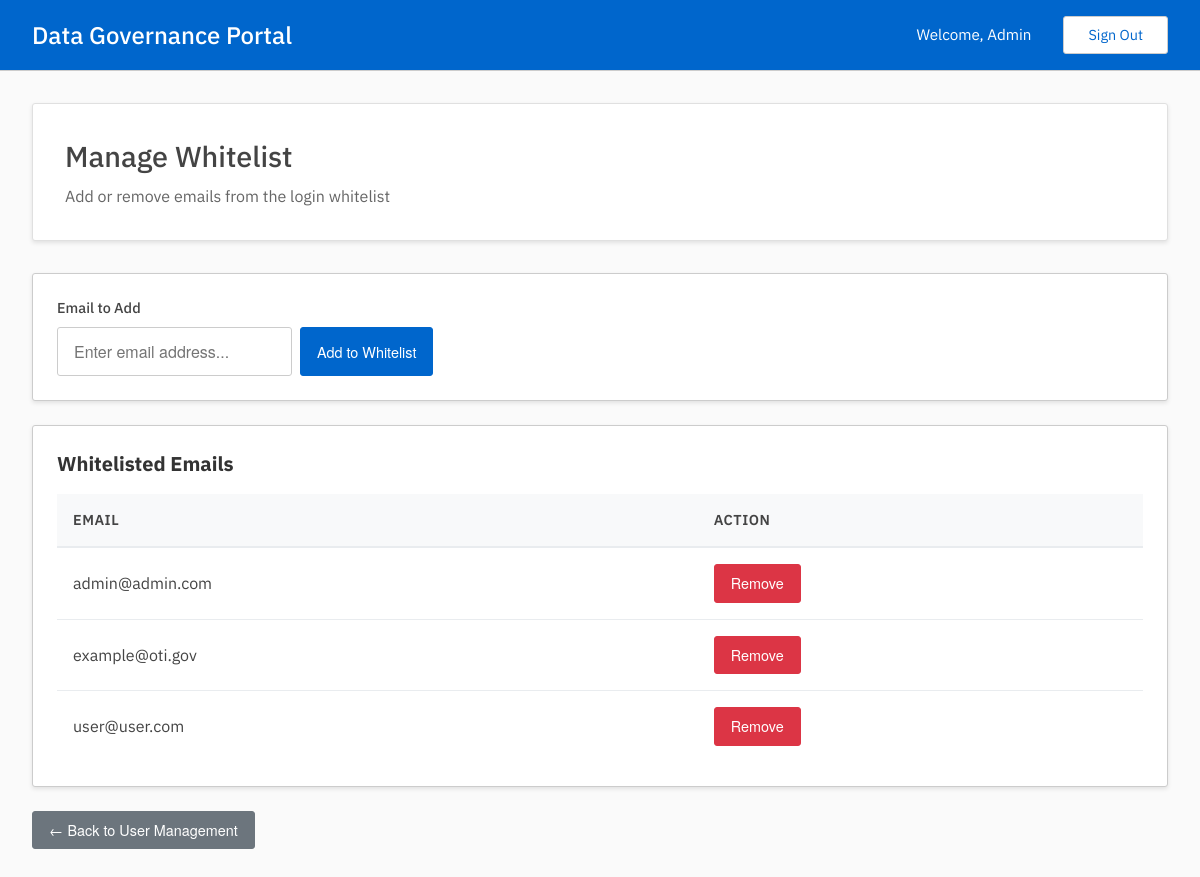
/admin/manage_users/whitelist (signed in), run on the app's committed database.
### tables this page shows
CREATE TABLE whitelist(
        email TEXT UNIQUE NOT NULL PRIMARY KEY
        );

### admin.py (the view, shortened to what this page needs)
@admin.route('/manage_users/whitelist', methods=['GET', 'POST'])
@admin_required
def whitelist():
    whitelist_result = read_get_whitelist()
    whitelist = whitelist_result['data'] if whitelist_result['status'] == '200' else []
    return render_template('admin/manage_users/whitelist.html', whitelist=whitelist)

### auth.py (called while the page is built)
def admin_required(f):
    @wraps(f)
    def wrap(*args, **kwargs):
        if session['user']['is_admin']:
            return f(*args, **kwargs)
        else:
            print("403: User is not an admin.")
            return redirect(url_for('user.dashboard'))
    return wrap

### db.py (called while the page is built)
def get_conn_curs():
    conn = sqlite3.connect(DATABASE)
    conn.row_factory = sqlite3.Row
    curs = conn.cursor()
    curs.execute("PRAGMA foreign_keys = ON")
    return conn, curs

def commit_close(conn, curs):
    conn.commit()
    curs.close()
    conn.close()

def get_whitelist():
    conn, curs = get_conn_curs()
    curs.execute("SELECT * FROM whitelist ORDER BY email")
    whitelist = curs.fetchall()
    commit_close(conn, curs)
    return {
        "status": "200",
        "message": "Whitelist found successfully",
        "data": [dict(row) for row in whitelist]
    }

### templates/admin/manage_users/whitelist.html (shortened to what this page needs)
{% extends "base.html" %}
{% block content %}
<div class="dashboard-header">
    <h2>Manage Whitelist</h2>
    <p>Add or remove emails from the login whitelist</p>
</div>
<div class="table-container mb-3">
    <form method="POST">
        <div class="form-group">
            <label for="email" class="form-label">Email to Add</label>
            <div style="display: flex; gap: 0.5rem; max-width: 500px;">
                <input type="email" id="email" name="email" class="form-input"
                       placeholder="Enter email address..." required>
                <button type="submit" class="btn btn-action">Add to Whitelist</button>
            </div>
        </div>
    </form>
</div>
<div class="table-container">
    <h3 style="color: #333; margin-bottom: 1rem; font-size: 1.25rem;">Whitelisted Emails</h3>
    {% if whitelist %}
    <table class="data-table">
        <thead>
            <tr>
                <th>Email</th>
                <th>Action</th>
            </tr>
        </thead>
        <tbody>
            {% for item in whitelist %}
            <tr>
                <td>{{ item.email }}</td>
                <td>
                    <a href="{{ url_for('admin.remove_from_whitelist', email=item.email) }}" class="btn btn-danger">Remove</a>
                </td>
            </tr>
            {% endfor %}
        </tbody>
    </table>
    {% else %}
    <div class="empty-state">
        <p class="empty-state-text">The whitelist is currently empty.</p>
    </div>
    {% endif %}
</div>
<div class="action-buttons mt-3">
    <a href="{{ url_for('admin.manage_users') }}" class="btn btn-secondary">
        ← Back to User Management
    </a>
</div>
{% endblock %}

### static/styles.css (style rules this page uses)
* { margin: 0; padding: 0; box-sizing: border-box; }
body { font-family: 'IBM Plex Sans'; color: #444; line-height: 1.42; min-height: 100vh; display: flex; flex-direction: column; background-color: #fafafa; }
.form-group { display: flex; flex-direction: column; gap: 0.5rem; }
.form-label { color: #444; font-size: 0.9rem; font-weight: 500; }
.form-input { padding: 0.75rem 1rem; border: 1px solid #ccc; border-radius: 3px; font-size: 1rem; transition: border-color 0.3s ease; font-family: 'Helvetica Neue', 'Helvetica', 'Arial', sans-serif; }
.dashboard-header { background-color: white; padding: 2rem; border-radius: 3px; margin-bottom: 2rem; box-shadow: rgba(0,0,0,0.1) 0 2px 4px; border: 1px solid #e0e0e0; }
.dashboard-header h2 { color: #444; font-size: 1.8rem; margin-bottom: 0.5rem; font-weight: 500; }
.dashboard-header p { color: #666; font-size: 1rem; }
.table-container { background-color: white; border-radius: 3px; padding: 1.5rem; box-shadow: rgba(0,0,0,0.1) 0 2px 4px; border: 1px solid #ccc; overflow-x: auto; }
.data-table { width: 100%; border-collapse: collapse; }
.data-table th { background-color: #f8f9fa; color: #444; font-weight: 600; text-align: left; padding: 1rem; border-bottom: 2px solid #e9ecef; font-size: 0.9rem; text-transform: uppercase; letter-spacing: 0.5px; }
.data-table td { padding: 1rem; border-bottom: 1px solid #e9ecef; color: #444; }
.data-table tr:last-child td { border-bottom: none; }
.btn { padding: 0.5rem 1rem; border-radius: 3px; text-decoration: none; font-size: 0.9rem; cursor: pointer; transition: all 0.3s ease; border: 1px solid transparent; display: inline-block; text-align: center; font-family: 'Helvetica Neue', 'Helvetica', 'Arial', sans-serif; }
.btn-action { background-color: #06c; color: white; border-color: #06c; }
.btn-secondary { background-color: #6c757d; color: white; border-color: #6c757d; }
.btn-danger { background-color: #dc3545; color: white; border-color: #dc3545; }
.action-buttons { display: flex; gap: 0.5rem; align-items: center; }
.mt-3 { margin-top: 1.5rem; }
.mb-3 { margin-bottom: 1.5rem; }

### data on the page
whitelist: email "admin@admin.com"
whitelist: email "example@oti.gov"
whitelist: email "user@user.com"

### other printed values
{{ session['user']['name'] }} "Admin"
